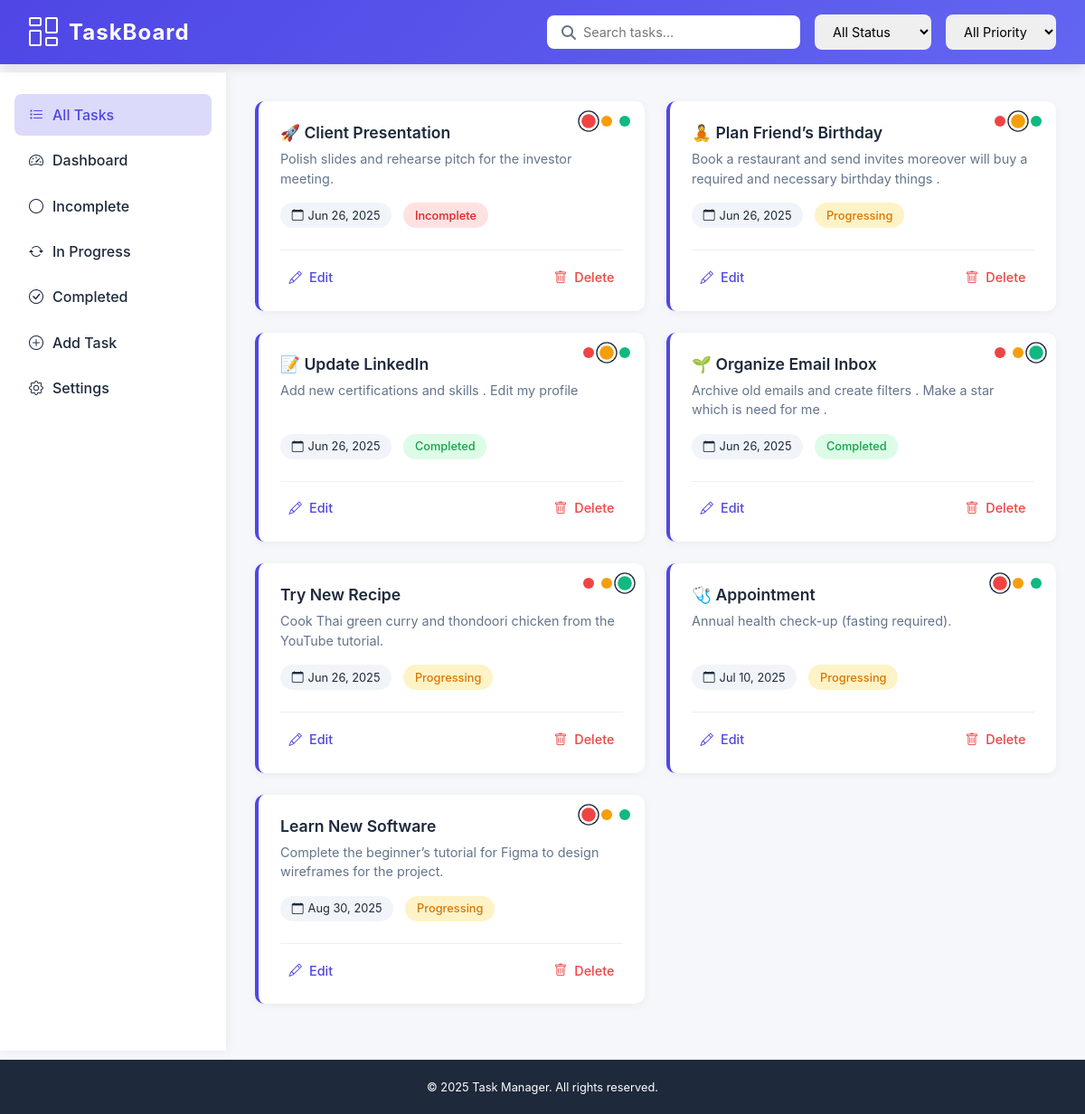
Screenshot of /list/ (signed in) with the database file from the repository.
### app/models.py (models this page shows, shortened)
class Task(models.Model):
    user = models.ForeignKey(User, on_delete=models.CASCADE, null=True, blank=True)  # Link task to user
    title = models.CharField(max_length=255)
    description = models.TextField(blank=True)  # no need for null=True with TextField
    due_date = models.DateField()
    STATUS_CHOICES = [
        ('incomplete', 'Incomplete'),
        ('progressing', 'Progressing'),
        ('completed', 'Completed'),
    ]
    status = models.CharField(max_length=20, choices=STATUS_CHOICES, default='incomplete')
    PRIORITY_CHOICES = [
        ('low', 'Low'),
        ('medium', 'Medium'),
        ('high', 'High'),
    ]
    priority = models.CharField(max_length=20, choices=PRIORITY_CHOICES, default='medium')

### app/views.py (the view)
# urls.py: path('list/', views.task_list, name='task_list'),
def task_list(request):
    status = request.GET.get('status')  # Get the 'status' query parameter
    query = request.GET.get('q')  # Get the 'q' query parameter for search
    tasks = Task.objects.filter(user=request.user)
    if status:
        tasks = tasks.filter(status=status)  # Maintain user filter and add status filter
    if query:
        tasks = tasks.filter(title__icontains=query)  # Maintain all previous filters and add search
    return render(request, 'task_list.html', {'tasks': tasks})

### app/templates/task_list.html (shortened to what this page needs)
{% load static %}
<!DOCTYPE html>
<html lang="en">
<head>
    <link rel="stylesheet" href="https://cdnjs.cloudflare.com/ajax/libs/font-awesome/6.4.0/css/all.min.css">
    <link href="https://cdn.jsdelivr.net/npm/bootstrap-icons@1.10.0/font/bootstrap-icons.css" rel="stylesheet">
</head>
<body>
    <header>
        <div class="logo-container">
            <i class="bi bi-columns-gap logo" style="color: white;"></i>
            <span class="app-name">TaskBoard</span>
        </div>
        <div class="header-controls">
            <form method="get" class="search-container">
                <i class="fas fa-search search-icon"></i>
                <input type="text" name="q" placeholder="Search tasks..." value="{{ request.GET.q }}">
            </form>
            <select name="status" class="filter-select">
                <option value="">All Status</option>
            </select>
            <select name="priority" class="filter-select">
                <option value="">All Priority</option>
            </select>
        </div>
    </header>
    <div class="main-content">
        <div class="sidebar">
            <ul class="sidebar-menu">
                <li class="active">
                    <a href="{% url 'task_list' %}" class="sidebar-link">
                        <i class="bi bi-list-task"></i> All Tasks
                    </a>
                </li>
                <li>
                    <a href="{% url 'dashboard' %}" class="sidebar-link">
                        <i class="bi bi-speedometer2"></i> Dashboard
                    </a>
                </li>
                <li>
                    <a href="{% url 'task_list' %}?status=incomplete" class="sidebar-link">
                        <i class="bi bi-circle"></i> Incomplete
                    </a>
                </li>
                <li>
                    <a href="{% url 'task_list' %}?status=progressing" class="sidebar-link">
                        <i class="bi bi-arrow-repeat"></i> In Progress
                    </a>
                </li>
                <li>
                    <a href="{% url 'task_list' %}?status=completed" class="sidebar-link">
                        <i class="bi bi-check-circle"></i> Completed
                    </a>
                </li>
                <li>
                    <a href="{% url 'add_task' %}" class="sidebar-link">
                        <i class="bi bi-plus-circle"></i> Add Task
                    </a>
                </li>
                <li>
                    <a href="{% url 'settings' %}" class="sidebar-link">
                        <i class="bi bi-gear"></i> Settings
                    </a>
                </li>
            </ul>
        </div>
        <div class="task-container">
            <div class="task-grid">
                {% for task in tasks %}
                <div class="task-card" data-task-id="{{ task.id }}">
                    <div class="priority-buttons">
                        <div class="priority-btn high {% if task.priority == 'high' %}active{% endif %}" title="High Priority"></div>
                        <div class="priority-btn medium {% if task.priority == 'medium' %}active{% endif %}" title="Medium Priority"></div>
                        <div class="priority-btn low {% if task.priority == 'low' %}active{% endif %}" title="Low Priority"></div>
                    </div>
                    <h3 class="task-title">{{ task.title }}</h3>
                    <p class="task-description">{{ task.description|truncatechars:100 }}</p>
                    <div class="task-meta">
                        <span class="task-date">
                            <i class="bi bi-calendar"></i> {{ task.due_date|date:"M d, Y" }}
                        </span>
                        <span class="task-status status-{{ task.status }}">
                            {{ task.get_status_display }}
                        </span>
                    </div>
                    <div class="task-actions">
                        <a href="{% url 'edit_task' task.id %}">
                            <i class="bi bi-pencil"></i> Edit
                        </a>
                        <a href="{% url 'delete_task' task.id %}" class="delete">
                            <i class="bi bi-trash"></i> Delete
                        </a>
                    </div>
                </div>
                {% endfor %}
            </div>
        </div>
    </div>
    <footer>
        <p>&copy; <script>document.write(new Date().getFullYear())</script> Task Manager. All rights reserved.</p>
    </footer>
</body>
</html>

### rows the page displays
Task: title "🚀 Client Presentation", description "Polish slides and rehearse pitch for the investor meeting.", due_date "Jun 26, 2025", status "Incomplete"
Task: title "🧘 Plan Friend’s Birthday", description "Book a restaurant and send invites moreover will buy a required and necessary birthday things .", due_date "Jun 26, 2025", status "Progressing"
Task: title "📝 Update LinkedIn", description "Add new certifications and skills . Edit my profile", due_date "Jun 26, 2025", status "Completed"
Task: title "🌱 Organize Email Inbox", description "Archive old emails and create filters . Make a star which is need for me .", due_date "Jun 26, 2025", status "Completed"
Task: title "Try New Recipe", description "Cook Thai green curry and thondoori chicken from the YouTube tutorial.", due_date "Jun 26, 2025", status "Progressing"
Task: title "🩺 Appointment", description "Annual health check-up (fasting required).", due_date "Jul 10, 2025", status "Progressing"
Task: title "Learn New Software", description "Complete the beginner’s tutorial for Figma to design wireframes for the project.", due_date "Aug 30, 2025", status "Progressing"
